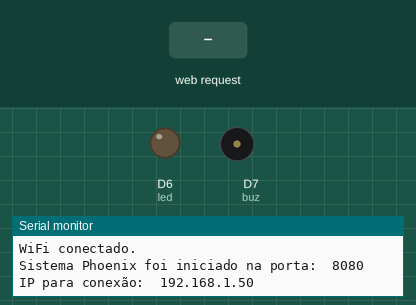
A sketch run on a simulated ESP8266 (Wemos D1 mini). Parts: output pins drawn as LEDs (lit = HIGH), buzzer (waves = sounding, pin HIGH), the last lines printed to the serial monitor. The inputs (shaded band) are chosen by the test bench. WiFi joins after 1.5 s; servers stay silent unless stated.

Above: at 2.7 s.
2.8 s: HTTP request GET /TEMPERATURA received
At 3.6 s:
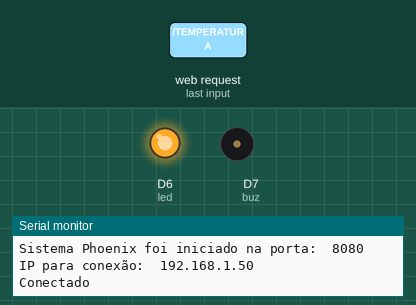
5.8 s: HTTP request GET /UMIDADE received
At 9.1 s:
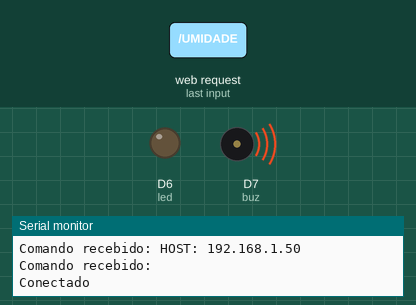
Timing chart, 0 to 13.3 s (numbered marks = the images above; inputs shaded):
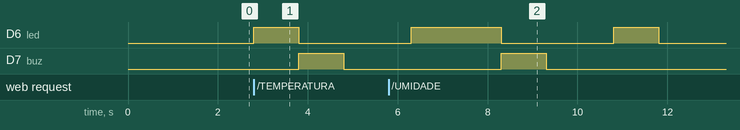

The sketch:

sketch_dec18a.ino
```cpp
//|==================================================================|
//| Código Servidor, feito para rodar no Arduino WeMos com o modulo  |
//| da esp8266, feito por: Guilherme Araujo - 568268                 |
//|                                                                  |
//|==================================================================|
#include <ESP8266WiFi.h>
#include "sensor.h"
#include "buzzer.h"
#include "led.h"


const char* ssid = "xxxxxx";
String senha = "xxxxxx";

// Porta do servidor, que usará uma conexão TPC
const uint16_t porta  = 8080;


WiFiServer server(porta);

// esse é o sensor DHT11, uma classe, a implementação encontra-se em "sensor.h"
SensorDHT gear;

void setup() {
  Serial.begin(115200);
  pinMode(buz, OUTPUT);
  pinMode(led, OUTPUT);
  digitalWrite(buz, LOW);
  digitalWrite(led, LOW);
  gear.inicializar();


  WiFi.begin(ssid, senha.c_str());
  while (WiFi.status() != WL_CONNECTED) {
    delay(500);
    Serial.println("Aguardado conexão...  ");
    Serial.flush();
  }

  Serial.println("\nWiFi conectado.");


  server.begin();

  Serial.print("Sistema Phoenix foi iniciado na porta:  ");
  Serial.println(porta);
  Serial.print("IP para conexão:  ");
  Serial.println(WiFi.localIP());
}

void loop() {

  WiFiClient client = server.available();

  if (client) {
    Serial.println("\nConectado");
    client.println("Conectado ao sistema Phoenix");
    piscar(1000);
    client.flush();
    som(1000);

    while (client.connected()) {
      if (client.available()) {
        String line = client.readStringUntil('\n');
        line.trim();
        line.toUpperCase();


        Serial.print("Comando recebido: ");
        Serial.println(line);

        if (line == "TEMPERATURA") {
          float t = gear.lerTemperaturaC();
          client.println(t);
          client.flush();
          Serial.println("Temperatura enviada");
          piscar(1000);
          som(300);

        }
        else if (line == "UMIDADE") {
          float u = gear.lerUmidade();
          client.println(u);
          client.flush();
          Serial.println("Umidade enviada");
          piscar(1000);
          som(300);

        }
        else if (line == "SAIR") {
          Serial.println("Encerrando conexão");
          piscar(1000);
          som(300);
          break;
        }
        else {
          client.println("Comando invalido");
          client.flush();
        }
      }
      delay(500);
    }

    client.stop();
    piscar(1000);
  }
}
```

buzzer.h
```cpp
#ifndef BUZZER_H
#define BUZZER_H
#include <Arduino.h>

const int buz = D7;

void som(unsigned int tempo) {
  digitalWrite(buz, HIGH);
  delay(tempo);
  digitalWrite(buz, LOW);
}


#endif
```

led.h
```cpp
#ifndef LED_H
#define LED_H

const int led = D6   ;

void piscar(unsigned int tempo) {
  digitalWrite(led, HIGH);
  delay(tempo);
  digitalWrite(led, LOW);
}


#endif
```

sensor.cpp
```cpp
#include "sensor.h"

// construtor
SensorDHT::SensorDHT() : sensor(PINO, TIPO) {

}

// o begin que ficará no setup
void SensorDHT::inicializar() {
    sensor.begin();
}

// leitura de temperatura
float SensorDHT::lerTemperaturaC() {

    return sensor.readTemperature();
}

// leitura de umidade
float SensorDHT::lerUmidade() {

    return sensor.readHumidity();
}
```

sensor.h
```cpp
#ifndef SENSOR_H
#define SENSOR_H

#include <Arduino.h>
#include <DHT.h>

#define PINO D5
#define TIPO DHT11

class SensorDHT {
  private:
    DHT sensor;

  public:
    SensorDHT();
    void inicializar();
    float lerTemperaturaC();
    float lerUmidade();
};


#endif
```

Measured:
- after the input at 2.8 s, D6 (led): LOW → HIGH at once, → LOW 1.0 s later; D7 (buz): LOW → HIGH after 1.0 s, → LOW 1.0 s later
- after the input at 5.8 s, D7 (buz): LOW → HIGH after 2.5 s, → LOW 1.0 s later
